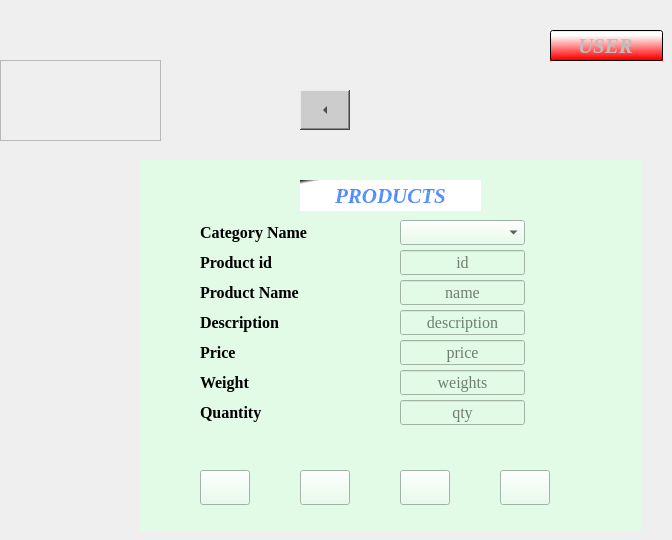
    <widget class="QWidget" name="page_7">
     <property name="enabled">
      <bool>true</bool>
     </property>
     <widget class="QFrame" name="frame_11">
      <property name="geometry">
       <rect>
        <x>0</x>
        <y>60</y>
        <width>161</width>
        <height>81</height>
       </rect>
      </property>
      <property name="font">
       <font>
        <family>MS Shell Dlg 2</family>
        <pointsize>8</pointsize>
        <weight>75</weight>
        <bold>true</bold>
       </font>
      </property>
      <property name="styleSheet">
       <string notr="true">image: url(:/newPrefix/logo.jpg);</string>
      </property>
      <property name="frameShape">
       <enum>QFrame::StyledPanel</enum>
      </property>
      <property name="frameShadow">
       <enum>QFrame::Raised</enum>
      </property>
     </widget>
     <widget class="QWidget" name="widget_7" native="true">
      <property name="geometry">
       <rect>
        <x>140</x>
        <y>160</y>
        <width>501</width>
        <height>371</height>
       </rect>
      </property>
      <property name="styleSheet">
       <string notr="true">background-color: rgb(225, 251, 230);</string>
      </property>
      <widget class="QLabel" name="label_9">
       <property name="geometry">
        <rect>
         <x>160</x>
         <y>20</y>
         <width>181</width>
         <height>31</height>
        </rect>
       </property>
       <property name="font">
        <font>
         <family>Times New Roman</family>
         <pointsize>16</pointsize>
         <weight>75</weight>
         <italic>true</italic>
         <bold>true</bold>
        </font>
       </property>
       <property name="styleSheet">
        <string notr="true">background:qlineargradient(spread:pad, x1:0, y1:0, x2:0.0681818, y2:0.0625, stop:0 rgba(0, 0, 0, 255), stop:1 rgba(255, 255, 255, 255));
color: qradialgradient(spread:repeat, cx:0.5, cy:0.5, radius:0.077, fx:0.5, fy:0.5, stop:0 rgba(0, 85, 255, 147), stop:0.948864 rgba(0, 85, 255, 192), stop:1 rgba(0, 169, 255, 147));</string>
       </property>
       <property name="text">
        <string>PRODUCTS</string>
       </property>
       <property name="alignment">
        <set>Qt::AlignCenter</set>
       </property>
      </widget>
      <widget class="QLabel" name="label_10">
       <property name="geometry">
        <rect>
         <x>60</x>
         <y>60</y>
         <width>111</width>
         <height>25</height>
        </rect>
       </property>
       <property name="font">
        <font>
         <family>Times New Roman</family>
         <pointsize>12</pointsize>
         <weight>75</weight>
         <bold>true</bold>
        </font>
       </property>
       <property name="text">
        <string>Category Name</string>
       </property>
      </widget>
      <widget class="QLabel" name="label_11">
       <property name="geometry">
        <rect>
         <x>60</x>
         <y>90</y>
         <width>111</width>
         <height>25</height>
        </rect>
       </property>
       <property name="font">
        <font>
         <family>Times New Roman</family>
         <pointsize>12</pointsize>
         <weight>75</weight>
         <bold>true</bold>
        </font>
       </property>
       <property name="text">
        <string>Product id</string>
       </property>
      </widget>
      <widget class="QLabel" name="label_12">
       <property name="geometry">
        <rect>
         <x>60</x>
         <y>120</y>
         <width>111</width>
         <height>25</height>
        </rect>
       </property>
       <property name="font">
        <font>
         <family>Times New Roman</family>
         <pointsize>12</pointsize>
         <weight>75</weight>
         <bold>true</bold>
        </font>
       </property>
       <property name="text">
        <string>Product Name</string>
       </property>
      </widget>
      <widget class="QLabel" name="label_13">
       <property name="geometry">
        <rect>
         <x>60</x>
         <y>150</y>
         <width>111</width>
         <height>25</height>
        </rect>
       </property>
       <property name="font">
        <font>
         <family>Times New Roman</family>
         <pointsize>12</pointsize>
         <weight>75</weight>
         <bold>true</bold>
        </font>
       </property>
       <property name="text">
        <string>Description</string>
       </property>
      </widget>
      <widget class="QLabel" name="label_14">
       <property name="geometry">
        <rect>
         <x>60</x>
         <y>180</y>
         <width>111</width>
         <height>25</height>
        </rect>
       </property>
       <property name="font">
        <font>
         <family>Times New Roman</family>
         <pointsize>12</pointsize>
         <weight>75</weight>
         <bold>true</bold>
        </font>
       </property>
       <property name="text">
        <string>Price</string>
       </property>
      </widget>
      <widget class="QLabel" name="label_15">
       <property name="geometry">
        <rect>
         <x>60</x>
         <y>210</y>
         <width>111</width>
         <height>25</height>
        </rect>
       </property>
       <property name="font">
        <font>
         <family>Times New Roman</family>
         <pointsize>12</pointsize>
         <weight>75</weight>
         <bold>true</bold>
        </font>
       </property>
       <property name="text">
        <string>Weight</string>
       </property>
      </widget>
      <widget class="QLabel" name="label_16">
       <property name="geometry">
        <rect>
         <x>60</x>
         <y>240</y>
         <width>111</width>
         <height>25</height>
        </rect>
       </property>
       <property name="font">
        <font>
         <family>Times New Roman</family>
         <pointsize>12</pointsize>
         <weight>75</weight>
         <bold>true</bold>
        </font>
       </property>
       <property name="text">
        <string>Quantity</string>
       </property>
      </widget>
      <widget class="QLineEdit" name="lineEdit_productid">
       <property name="geometry">
        <rect>
         <x>260</x>
         <y>90</y>
         <width>125</width>
         <height>25</height>
        </rect>
       </property>
       <property name="font">
        <font>
         <family>Times New Roman</family>
         <pointsize>12</pointsize>
         <weight>50</weight>
         <bold>false</bold>
        </font>
       </property>
       <property name="alignment">
        <set>Qt::AlignCenter</set>
       </property>
       <property name="placeholderText">
        <string>id</string>
       </property>
      </widget>
      <widget class="QLineEdit" name="lineEdit_productname">
       <property name="geometry">
        <rect>
         <x>260</x>
         <y>120</y>
         <width>125</width>
         <height>25</height>
        </rect>
       </property>
       <property name="font">
        <font>
         <family>Times New Roman</family>
         <pointsize>12</pointsize>
         <weight>50</weight>
         <bold>false</bold>
        </font>
       </property>
       <property name="alignment">
        <set>Qt::AlignCenter</set>
       </property>
       <property name="placeholderText">
        <string>name</string>
       </property>
      </widget>
      <widget class="QLineEdit" name="lineEdit_productdesc">
       <property name="geometry">
        <rect>
         <x>260</x>
         <y>150</y>
         <width>125</width>
         <height>25</height>
        </rect>
       </property>
       <property name="font">
        <font>
         <family>Times New Roman</family>
         <pointsize>12</pointsize>
         <weight>50</weight>
         <bold>false</bold>
        </font>
       </property>
       <property name="alignment">
        <set>Qt::AlignCenter</set>
       </property>
       <property name="placeholderText">
        <string>description</string>
       </property>
      </widget>
      <widget class="QLineEdit" name="lineEdit_productprice">
       <property name="geometry">
        <rect>
         <x>260</x>
         <y>180</y>
         <width>125</width>
         <height>25</height>
        </rect>
       </property>
       <property name="font">
        <font>
         <family>Times New Roman</family>
         <pointsize>12</pointsize>
         <weight>50</weight>
         <bold>false</bold>
        </font>
       </property>
       <property name="alignment">
        <set>Qt::AlignCenter</set>
       </property>
       <property name="placeholderText">
        <string>price</string>
       </property>
      </widget>
      <widget class="QLineEdit" name="lineEdit_productweight">
       <property name="geometry">
        <rect>
         <x>260</x>
         <y>210</y>
         <width>125</width>
         <height>25</height>
        </rect>
       </property>
       <property name="font">
        <font>
         <family>Times New Roman</family>
         <pointsize>12</pointsize>
         <weight>50</weight>
         <bold>false</bold>
        </font>
       </property>
       <property name="alignment">
        <set>Qt::AlignCenter</set>
       </property>
       <property name="placeholderText">
        <string>weights</string>
       </property>
      </widget>
      <widget class="QLineEdit" name="lineEdit_productqty">
       <property name="geometry">
        <rect>
         <x>260</x>
         <y>240</y>
         <width>125</width>
         <height>25</height>
        </rect>
       </property>
       <property name="font">
        <font>
         <family>Times New Roman</family>
         <pointsize>12</pointsize>
         <weight>50</weight>
         <bold>false</bold>
        </font>
       </property>
       <property name="alignment">
        <set>Qt::AlignCenter</set>
       </property>
       <property name="placeholderText">
        <string>qty</string>
       </property>
      </widget>
      <widget class="QPushButton" name="pushButton_prod_add">
       <property name="geometry">
        <rect>
         <x>60</x>
         <y>310</y>
         <width>50</width>
         <height>35</height>
        </rect>
       </property>
       <property name="styleSheet">
        <string notr="true">image: url(:/newPrefix/add.png);</string>
       </property>
       <property name="text">
        <string/>
       </property>
      </widget>
      <widget class="QPushButton" name="pushButton_pro_update">
       <property name="geometry">
        <rect>
         <x>160</x>
         <y>310</y>
         <width>50</width>
         <height>35</height>
        </rect>
       </property>
       <property name="styleSheet">
        <string notr="true">image: url(:/newPrefix/update.png);</string>
       </property>
       <property name="text">
        <string/>
       </property>
      </widget>
      <widget class="QPushButton" name="pushButton_pro_delete">
       <property name="geometry">
        <rect>
         <x>260</x>
         <y>310</y>
         <width>50</width>
         <height>35</height>
        </rect>
       </property>
       <property name="styleSheet">
        <string notr="true">image: url(:/newPrefix/delete.png);</string>
       </property>
       <property name="text">
        <string/>
       </property>
      </widget>
      <widget class="QPushButton" name="pushButton_pro_clear">
       <property name="geometry">
        <rect>
         <x>360</x>
         <y>310</y>
         <width>50</width>
         <height>35</height>
        </rect>
       </property>
       <property name="styleSheet">
        <string notr="true">image: url(:/newPrefix/clears.png);</string>
       </property>
       <property name="text">
        <string/>
       </property>
      </widget>
      <widget class="QComboBox" name="comboBox">
       <property name="geometry">
        <rect>
         <x>260</x>
         <y>60</y>
         <width>125</width>
         <height>25</height>
        </rect>
       </property>
      </widget>
     </widget>
     <widget class="QLineEdit" name="lineEdit_products">
      <property name="enabled">
       <bool>false</bool>
      </property>
      <property name="geometry">
       <rect>
        <x>550</x>
        <y>30</y>
        <width>113</width>
        <height>31</height>
       </rect>
      </property>
      <property name="font">
       <font>
        <family>Times New Roman</family>
        <pointsize>16</pointsize>
        <weight>75</weight>
        <italic>true</italic>
        <bold>true</bold>
       </font>
      </property>
      <property name="styleSheet">
       <string notr="true">background:qlineargradient(spread:pad, x1:0.912045, y1:0.932, x2:0.898, y2:0.164545, stop:0 rgba(255, 0, 0, 255), stop:1 rgba(255, 255, 255, 255))</string>
      </property>
      <property name="text">
       <string>USER</string>
      </property>
      <property name="alignment">
       <set>Qt::AlignCenter</set>
      </property>
      <property name="readOnly">
       <bool>true</bool>
      </property>
     </widget>
     <widget class="QToolButton" name="toolButton_products">
      <property name="geometry">
       <rect>
        <x>300</x>
        <y>90</y>
        <width>50</width>
        <height>40</height>
       </rect>
      </property>
      <property name="font">
       <font>
        <family>Times New Roman</family>
        <pointsize>12</pointsize>
        <weight>75</weight>
        <bold>true</bold>
       </font>
      </property>
      <property name="styleSheet">
       <string notr="true">background:rgb(204, 204, 204)</string>
      </property>
      <property name="text">
       <string/>
      </property>
      <property name="arrowType">
       <enum>Qt::LeftArrow</enum>
      </property>
     </widget>
    </widget>
